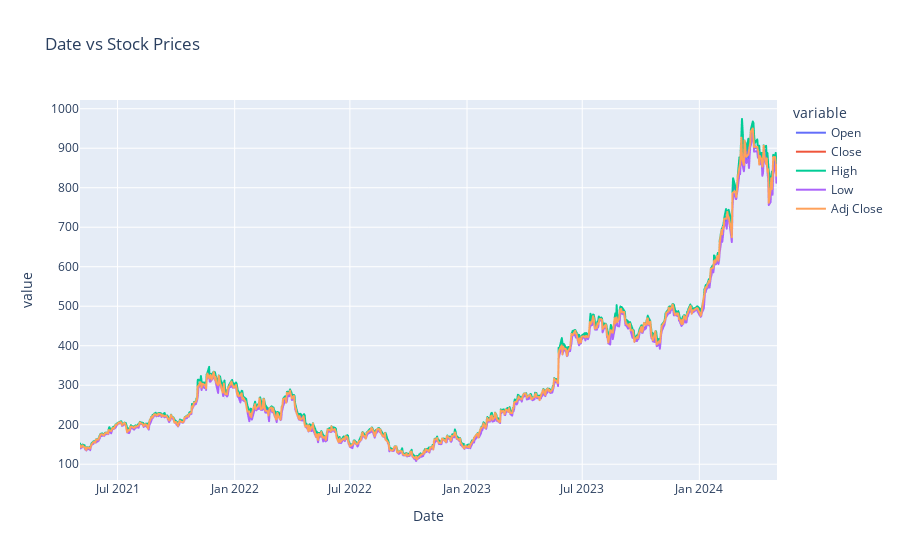

The cell this chart's notebook holds for it:
### Markdown cell above
It can be seen that the trends between all data points aside volume are largely the same. Too little dilation from each other, this could mean that Nvidia has been on a steady rise throughout Covid but had a massive spike near 2024.

### Code cell
fig = px.line(df_nvidia, y=['Open', 'Close', 'High', 'Low', 'Adj Close'], title = 'Date vs Stock Prices')
fig.show()

### Figure 1 — Plotly figure (JSON) as saved in the notebook; plotly's stock layout.template omitted (floating-point values rounded to 4 significant figures; data arrays with more than 128 entries replaced by an {"elided": "..."} marker saying what was removed)
{"data": [{"hovertemplate": "variable=Open<br>Date=%{x}<br>value=%{y}<extra></extra>", "legendgroup": "Open", "line": {"color": "#636efa", "dash": "solid"}, "marker": {"symbol": "circle"}, "mode": "lines", "name": "Open", "showlegend": true, "type": "scattergl", "x": {"elided": "756 str values"}, "xaxis": "x", "y": {"elided": "756 float values"}, "yaxis": "y"}, {"hovertemplate": "variable=Close<br>Date=%{x}<br>value=%{y}<extra></extra>", "legendgroup": "Close", "line": {"color": "#EF553B", "dash": "solid"}, "marker": {"symbol": "circle"}, "mode": "lines", "name": "Close", "showlegend": true, "type": "scattergl", "x": {"elided": "756 str values"}, "xaxis": "x", "y": {"elided": "756 float values"}, "yaxis": "y"}, {"hovertemplate": "variable=High<br>Date=%{x}<br>value=%{y}<extra></extra>", "legendgroup": "High", "line": {"color": "#00cc96", "dash": "solid"}, "marker": {"symbol": "circle"}, "mode": "lines", "name": "High", "showlegend": true, "type": "scattergl", "x": {"elided": "756 str values"}, "xaxis": "x", "y": {"elided": "756 float values"}, "yaxis": "y"}, {"hovertemplate": "variable=Low<br>Date=%{x}<br>value=%{y}<extra></extra>", "legendgroup": "Low", "line": {"color": "#ab63fa", "dash": "solid"}, "marker": {"symbol": "circle"}, "mode": "lines", "name": "Low", "showlegend": true, "type": "scattergl", "x": {"elided": "756 str values"}, "xaxis": "x", "y": {"elided": "756 float values"}, "yaxis": "y"}, {"hovertemplate": "variable=Adj Close<br>Date=%{x}<br>value=%{y}<extra></extra>", "legendgroup": "Adj Close", "line": {"color": "#FFA15A", "dash": "solid"}, "marker": {"symbol": "circle"}, "mode": "lines", "name": "Adj Close", "showlegend": true, "type": "scattergl", "x": {"elided": "756 str values"}, "xaxis": "x", "y": {"elided": "756 float values"}, "yaxis": "y"}], "layout": {"legend": {"title": {"text": "variable"}, "tracegroupgap": 0}, "title": {"text": "Date vs Stock Prices"}, "xaxis": {"anchor": "y", "domain": [0, 1], "title": {"text": "Date"}}, "yaxis": {"anchor": "x", "domain": [0, 1], "title": {"text": "value"}}}}
